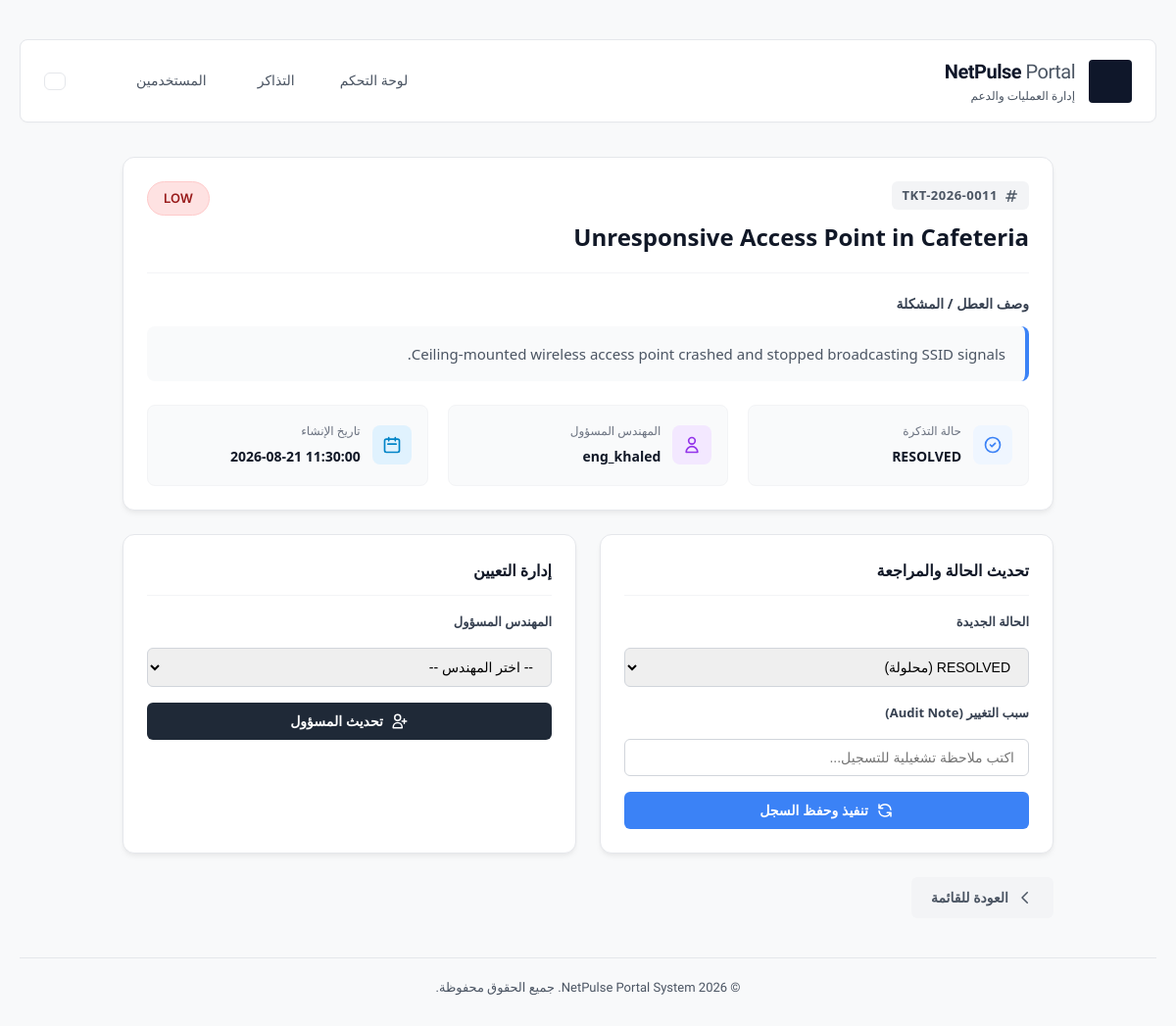
Screenshot of /index.php?page=tickets-show&id=11 (signed in) with the database file from the repository.
### tables this page shows
CREATE TABLE TICKET (
    ticket_id INT(11) NOT NULL AUTO_INCREMENT,
    ticket_number VARCHAR(20) NOT NULL,
    incident_id INT(11) DEFAULT NULL,
    title VARCHAR(150) NOT NULL,
    description TEXT NOT NULL,
    priority ENUM('CRITICAL', 'HIGH', 'MEDIUM', 'LOW') NOT NULL DEFAULT 'MEDIUM',
    status ENUM('OPEN', 'IN_PROGRESS', 'RESOLVED', 'CLOSED') NOT NULL DEFAULT 'OPEN',
    assigned_to INT(11) DEFAULT NULL,
    created_at DATETIME NOT NULL DEFAULT CURRENT_TIMESTAMP,
    updated_at DATETIME DEFAULT NULL ON UPDATE CURRENT_TIMESTAMP,
    closed_at DATETIME DEFAULT NULL,
    
    PRIMARY KEY (ticket_id),
    UNIQUE KEY uk_ticket_number (ticket_number),
    
    CONSTRAINT fk_ticket_assigned_user FOREIGN KEY (assigned_to) 
        REFERENCES WEB_USER (user_id) ON DELETE SET NULL ON UPDATE CASCADE
);

### core/Database.php (called while the page is built, shortened)
<?php
class Database {
    private static ?PDO $instance = null;
    public static function getInstance(): PDO {
        if (self::$instance === null) {
            try {
                $host     = '127.0.0.1';
                $db_name  = 'netpulse_portal';
                $username = 'root';
                $password = '';
                $port     = '3306';
                $dsn = "mysql:host=$host;port=$port;dbname=$db_name;charset=utf8mb4";
                self::$instance = new PDO($dsn, $username, $password, [
                    PDO::ATTR_ERRMODE            => PDO::ERRMODE_EXCEPTION,
                    PDO::ATTR_DEFAULT_FETCH_MODE => PDO::FETCH_ASSOC,
                    PDO::ATTR_EMULATE_PREPARES   => false,
                ]);
            } catch (PDOException $e) {
                http_response_code(500);
                exit("Database Connection Failed: " . $e->getMessage());
            }
        }
        return self::$instance;
    }
}

### src/Controllers/TicketController.php (called while the page is built, shortened)
<?php
require_once __DIR__ . '/../Services/TicketService.php';
class TicketController {
    private TicketService $ticketService;
    public function __construct() {
        $this->ticketService = new TicketService();
    }
    public function show(int $id): ?Ticket {
        return $this->ticketService->getTicketDetails($id);
    }
}

### src/Services/TicketService.php (called while the page is built, shortened)
<?php
require_once __DIR__ . '/../Repositories/TicketRepository.php';
require_once __DIR__ . '/../../core/Database.php';
class TicketService {
    private TicketRepository $ticketRepository;
    public function __construct() {
        $this->ticketRepository = new TicketRepository();
    }
    public function getTicketDetails(int $ticketId): Ticket {
        $ticket = $this->ticketRepository->findById($ticketId);
        return $ticket;
    }
}

### src/Repositories/TicketRepository.php (called while the page is built, shortened)
<?php
require_once __DIR__ . '/../../core/Database.php';
require_once __DIR__ . '/../Models/Ticket.php';
class TicketRepository {
    private PDO $db;
    public function __construct() {
        $this->db = Database::getInstance();
    }
    public function findById(int $ticketId): ?Ticket {
        $sql = "SELECT t.*,
                       u.username, u.email, u.role, u.created_at AS user_created_at
                FROM TICKET t
                LEFT JOIN WEB_USER u ON t.assigned_to = u.user_id
                WHERE t.ticket_id = :ticket_id
                LIMIT 1";
        $stmt = $this->db->prepare($sql);
        $stmt->execute(['ticket_id' => $ticketId]);
        $record = $stmt->fetch(PDO::FETCH_ASSOC);
        return new Ticket($record);
    }
}

### src/Models/Ticket.php (called while the page is built, shortened)
<?php
require_once __DIR__ . '/User.php';
class Ticket {
    public function __construct(array $data = []) {
        if (!empty($data)) {
            $this->ticketNumber = $data['ticket_number'] ?? '';
            $this->title        = $data['title'] ?? '';
            $this->description  = $data['description'] ?? '';
            $this->priority     = $data['priority'] ?? 'MEDIUM';
            $this->status       = $data['status'] ?? 'OPEN';
            if (isset($data['username'])) {
                $this->assignedEngineer = new User([
                    'user_id'    => $data['assigned_to'],
                    'username'   => $data['username'],
                    'email'      => $data['email'] ?? '',
                    'role'       => $data['role'] ?? 'ENGINEER',
                    'created_at' => $data['user_created_at'] ?? ''
                ]);
            }            $this->createdAt    = $data['created_at'] ?? '';
        }
    }
}

### src/Models/User.php (called while the page is built, shortened)
<?php
class User {
    public function __construct(array $data = []) {
        if (!empty($data)) {
            $this->username  = $data['username'] ?? '';
        }
    }
}

### views/tickets/show.php (the view, shortened to what this page needs)
<?php
$ticket = $ticket ?? null;
?>
<div class="modern-ticket-wrapper">
    <?php if (!$ticket): ?>
        <div class="modern-card" style="text-align: center; padding: 60px 20px;">
            <svg style="width: 64px; height: 64px; color: #ef4444; margin: 0 auto 16px;" fill="none" stroke="currentColor" viewBox="0 0 24 24"><path stroke-linecap="round" stroke-linejoin="round" stroke-width="1.5" d="M12 9v2m0 4h.01m-6.938 4h13.856c1.54 0 2.502-1.667 1.732-3L13.732 4c-.77-1.333-2.694-1.333-3.464 0L3.34 16c-.77 1.333.192 3 1.732 3z"></path></svg>
            <h3 style="font-size: 18px; color: #111827;">التذكرة غير موجودة</h3>
            <p style="color: #6b7280; margin-top: 8px;">التذكرة المطلوبة غير موجودة في النظام أو تم حذفها مسبقاً.</p>
            <a href="index.php?page=dashboard" class="modern-btn btn-secondary" style="margin-top: 20px;">العودة للرئيسية</a>
        </div>
    <?php else: ?>
        <div class="modern-card">
            <div class="ticket-header">
                <div class="ticket-title-group">
                    <span class="ticket-id">
                        <svg style="width: 16px; height: 16px;" fill="none" stroke="currentColor" viewBox="0 0 24 24"><path stroke-linecap="round" stroke-linejoin="round" stroke-width="2" d="M7 20l4-16m2 16l4-16M6 9h14M4 15h14"></path></svg>
                        <?php echo htmlspecialchars($ticket->ticketNumber, ENT_QUOTES, 'UTF-8'); ?>
                    </span>
                    <h2><?php echo htmlspecialchars($ticket->title, ENT_QUOTES, 'UTF-8'); ?></h2>
                </div>
                <div>
                    <span class="badge badge-<?php echo strtolower($ticket->priority); ?>" style="display: inline-block; padding: 6px 16px; border-radius: 50px; font-size: 13px; font-weight: 600; background: #fee2e2; color: #991b1b; border: 1px solid #fecaca;">
                        <?php echo htmlspecialchars($ticket->priority, ENT_QUOTES, 'UTF-8'); ?>
                    </span>
                </div>
            </div>
            <h4 style="font-size: 14px; color: #374151; margin-bottom: 12px; font-weight: 600;">وصف العطل / المشكلة</h4>
            <div class="desc-box">
                <?php echo nl2br(htmlspecialchars($ticket->description, ENT_QUOTES, 'UTF-8')); ?>
            </div>
            <div class="meta-grid">
                <div class="meta-item">
                    <div class="meta-icon">
                        <svg style="width: 20px; height: 20px;" fill="none" stroke="currentColor" viewBox="0 0 24 24"><path stroke-linecap="round" stroke-linejoin="round" stroke-width="2" d="M9 12l2 2 4-4m6 2a9 9 0 11-18 0 9 9 0 0118 0z"></path></svg>
                    </div>
                    <div class="meta-details">
                        <span>حالة التذكرة</span>
                        <strong><?php echo htmlspecialchars($ticket->status, ENT_QUOTES, 'UTF-8'); ?></strong>
                    </div>
                </div>
                <div class="meta-item">
                    <div class="meta-icon" style="background: #f3e8ff; color: #9333ea;">
                        <svg style="width: 20px; height: 20px;" fill="none" stroke="currentColor" viewBox="0 0 24 24"><path stroke-linecap="round" stroke-linejoin="round" stroke-width="2" d="M16 7a4 4 0 11-8 0 4 4 0 018 0zM12 14a7 7 0 00-7 7h14a7 7 0 00-7-7z"></path></svg>
                    </div>
                    <div class="meta-details">
                        <span>المهندس المسؤول</span>
                        <?php if ($ticket->assignedEngineer && !empty($ticket->assignedEngineer->username)): ?>
                            <strong><?php echo htmlspecialchars($ticket->assignedEngineer->username, ENT_QUOTES, 'UTF-8'); ?></strong>
                        <?php else: ?>
                            <strong style="color: #9ca3af; font-style: italic;">غير مُعين</strong>
                        <?php endif; ?>
                    </div>
                </div>
                <div class="meta-item">
                    <div class="meta-icon" style="background: #e0f2fe; color: #0284c7;">
                        <svg style="width: 20px; height: 20px;" fill="none" stroke="currentColor" viewBox="0 0 24 24"><path stroke-linecap="round" stroke-linejoin="round" stroke-width="2" d="M8 7V3m8 4V3m-9 8h10M5 21h14a2 2 0 002-2V7a2 2 0 00-2-2H5a2 2 0 00-2 2v12a2 2 0 002 2z"></path></svg>
                    </div>
                    <div class="meta-details">
                        <span>تاريخ الإنشاء</span>
                        <strong style="direction: ltr; display: inline-block;"><?php echo htmlspecialchars($ticket->createdAt, ENT_QUOTES, 'UTF-8'); ?></strong>
                    </div>
                </div>
            </div>
        </div>
        <div class="actions-grid">
            <div class="modern-card" style="margin-bottom: 0;">
                <h3 style="font-size: 16px; margin-top: 0; margin-bottom: 16px; color: #111827; border-bottom: 1px solid #f3f4f6; padding-bottom: 12px;">تحديث الحالة والمراجعة</h3>
                <form action="index.php?page=tickets-update-status" method="POST">
                    <div class="form-group">
                        <label class="modern-label">الحالة الجديدة</label>
                        <select name="status" class="modern-input">
                            <option value="RESOLVED" <?php echo ($ticket->status === 'RESOLVED') ? 'selected' : ''; ?>>RESOLVED (محلولة)</option>
                        </select>
                    </div>
                    <div class="form-group">
                        <label class="modern-label">سبب التغيير (Audit Note)</label>
                        <input type="text" name="note" class="modern-input" placeholder="اكتب ملاحظة تشغيلية للتسجيل...">
                    </div>
                    <button type="submit" class="modern-btn btn-primary" style="width: 100%;">
                        <svg style="width: 18px; height: 18px;" fill="none" stroke="currentColor" viewBox="0 0 24 24"><path stroke-linecap="round" stroke-linejoin="round" stroke-width="2" d="M4 4v5h.582m15.356 2A8.001 8.001 0 004.582 9m0 0H9m11 11v-5h-.581m0 0a8.003 8.003 0 01-15.357-2m15.357 2H15"></path></svg>
                        تنفيذ وحفظ السجل
                    </button>
                </form>
            </div>
            <div class="modern-card" style="margin-bottom: 0;">
                <h3 style="font-size: 16px; margin-top: 0; margin-bottom: 16px; color: #111827; border-bottom: 1px solid #f3f4f6; padding-bottom: 12px;">إدارة التعيين</h3>
                <form action="index.php?page=tickets-assign" method="POST">
                    <div class="form-group">
                        <label class="modern-label">المهندس المسؤول</label>
                        <select name="assigned_to" class="modern-input">
                            <option value="">-- اختر المهندس --</option>
                        </select>
                    </div>
                    <button type="submit" class="modern-btn btn-dark" style="width: 100%; margin-top: auto;">
                        <svg style="width: 18px; height: 18px;" fill="none" stroke="currentColor" viewBox="0 0 24 24"><path stroke-linecap="round" stroke-linejoin="round" stroke-width="2" d="M18 9v3m0 0v3m0-3h3m-3 0h-3m-2-5a4 4 0 11-8 0 4 4 0 018 0zM3 20a6 6 0 0112 0v1H3v-1z"></path></svg>
                        تحديث المسؤول
                    </button>
                </form>
            </div>
        </div>
        <div style="margin-top: 24px; text-align: right;">
            <a href="index.php?page=dashboard" class="modern-btn btn-secondary">
                <svg style="width: 18px; height: 18px; transform: rotate(180deg);" fill="none" stroke="currentColor" viewBox="0 0 24 24"><path stroke-linecap="round" stroke-linejoin="round" stroke-width="2" d="M9 5l7 7-7 7"></path></svg>
                العودة للقائمة
            </a>
        </div>
    <?php endif; ?>
</div>

### public/assets/css/netpulse.css (style rules this page uses)
:root { --bg-color: #f8f9fa; --surface-color: #ffffff; --text-primary: #111827; --text-secondary: #4b5563; --border-color: #e5e7eb; --accent-color: #0f172a; --critical-color: #dc2626; --high-color: #d97706; --medium-color: #2563eb; --low-color: #059669; --font-primary: "IBM Plex Sans Arabic", "Inter", sans-serif; --font-mono: "Inter", monospace; }
* { box-sizing: border-box; margin: 0; padding: 0; }
body { font-family: var(--font-primary); background-color: var(--bg-color); color: var(--text-primary); line-height: 1.6; padding: 40px 20px; }
.badge { display: inline-block; padding: 4px 10px; font-size: 11px; font-weight: 600; border-radius: 4px; font-family: var(--font-mono); }
.badge-low { background: #d1fae5; color: var(--low-color); }
.form-group { display: flex; flex-direction: column; gap: 8px; }

### views/tickets/show.php (style rules this page uses)
.modern-ticket-wrapper { direction: rtl; max-width: 950px; margin: 0 auto; font-family: 'Segoe UI', Tahoma, Geneva, Verdana, sans-serif; color: #374151; }
.modern-card { background: #ffffff; border-radius: 12px; box-shadow: 0 4px 6px -1px rgba(0, 0, 0, 0.05), 0 2px 4px -1px rgba(0, 0, 0, 0.03); border: 1px solid #e5e7eb; padding: 24px; margin-bottom: 24px; }
.ticket-header { display: flex; justify-content: space-between; align-items: flex-start; border-bottom: 1px solid #f3f4f6; padding-bottom: 16px; margin-bottom: 20px; }
.ticket-title-group h2 { margin: 8px 0 0 0; font-size: 24px; font-weight: 700; color: #111827; }
.ticket-id { display: inline-flex; align-items: center; gap: 6px; background: #f3f4f6; color: #4b5563; padding: 4px 10px; border-radius: 6px; font-size: 13px; font-weight: 600; letter-spacing: 0.5px; }
.meta-grid { display: grid; grid-template-columns: repeat(auto-fit, minmax(200px, 1fr)); gap: 20px; margin-top: 20px; }
.meta-item { background: #f9fafb; padding: 16px; border-radius: 8px; border: 1px solid #f3f4f6; display: flex; align-items: center; gap: 12px; }
.meta-icon { width: 40px; height: 40px; background: #eff6ff; color: #3b82f6; border-radius: 8px; display: flex; align-items: center; justify-content: center; }
.meta-details span { display: block; font-size: 12px; color: #6b7280; margin-bottom: 4px; }
.meta-details strong { color: #111827; font-size: 14px; }
.desc-box { background: #f9fafb; border-right: 4px solid #3b82f6; padding: 16px 20px; border-radius: 8px; font-size: 15px; line-height: 1.6; color: #4b5563; margin-bottom: 24px; }
.actions-grid { display: grid; grid-template-columns: 1fr 1fr; gap: 24px; }
.form-group { margin-bottom: 16px; }
.modern-label { display: block; font-size: 13px; font-weight: 600; color: #374151; margin-bottom: 8px; }
.modern-input { width: 100%; padding: 10px 14px; border: 1px solid #d1d5db; border-radius: 6px; font-size: 14px; transition: all 0.2s; box-sizing: border-box; }
.modern-btn { display: inline-flex; align-items: center; justify-content: center; gap: 8px; padding: 10px 20px; border-radius: 6px; font-size: 14px; font-weight: 600; cursor: pointer; transition: all 0.2s; border: none; }
.btn-primary { background: #3b82f6; color: #fff; }
.btn-secondary { background: #f3f4f6; color: #4b5563; text-decoration: none; }
.btn-dark { background: #1f2937; color: #fff; }

### rows the page displays
ticket: ticket_number "TKT-2026-0011", title "Unresponsive Access Point in Cafeteria", priority "LOW", description "Ceiling-mounted wireless access point crashed and stopped broadcasting SSID signals.", status "RESOLVED", created_at "2026-08-21 11:30:00", status "RESOLVED (محلولة)"

### other values shown
$ticket->assignedEngineer->username "eng_khaled"
